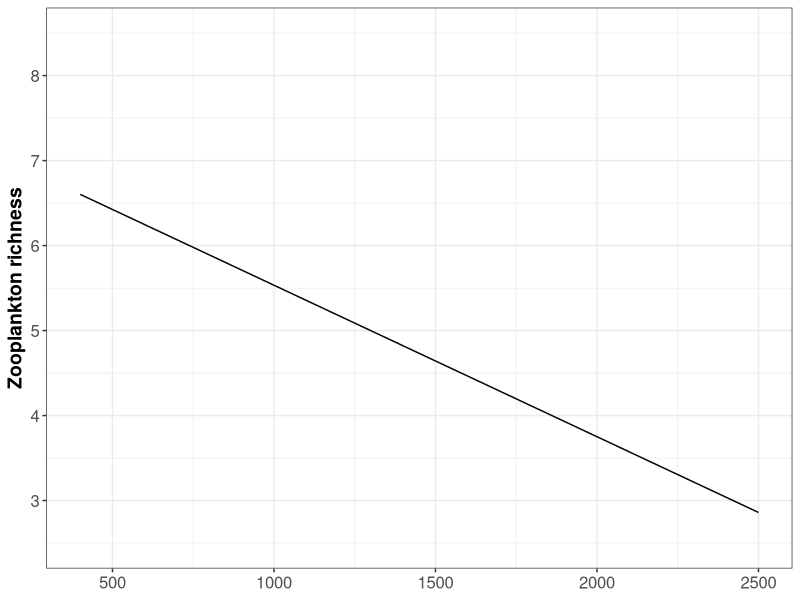
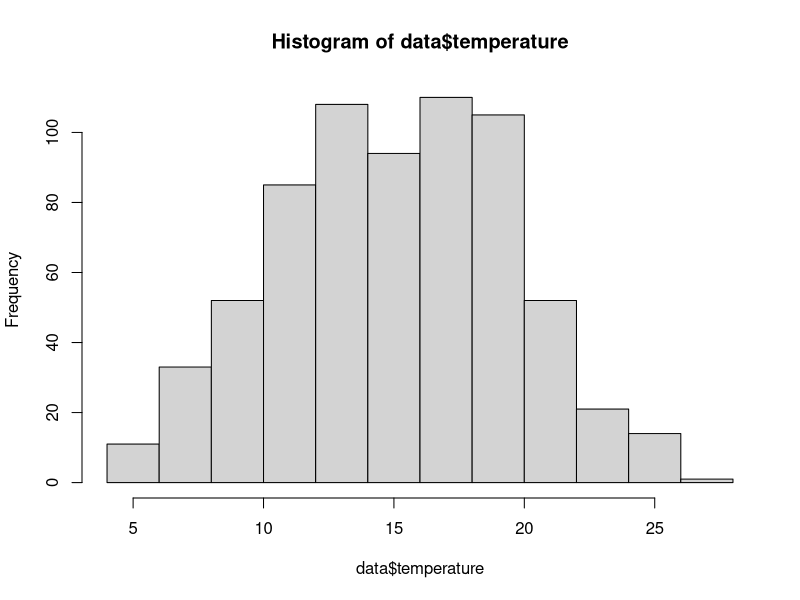
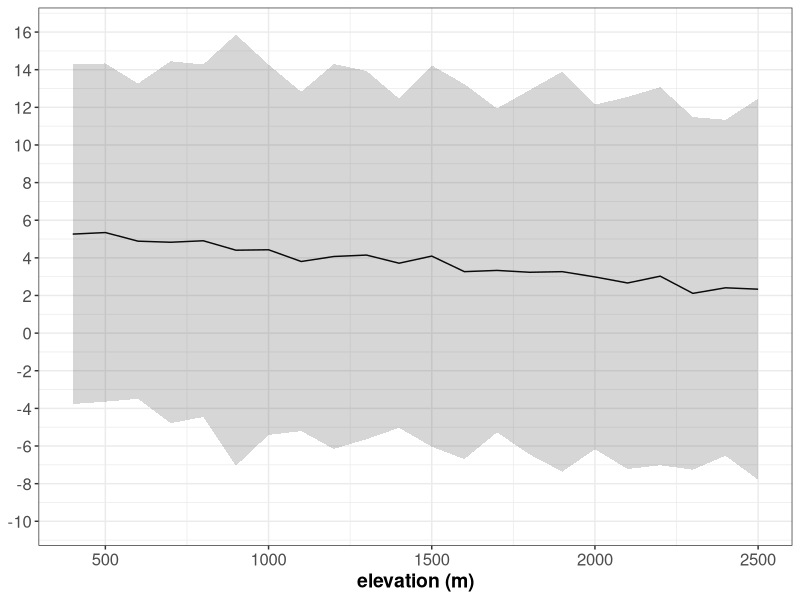
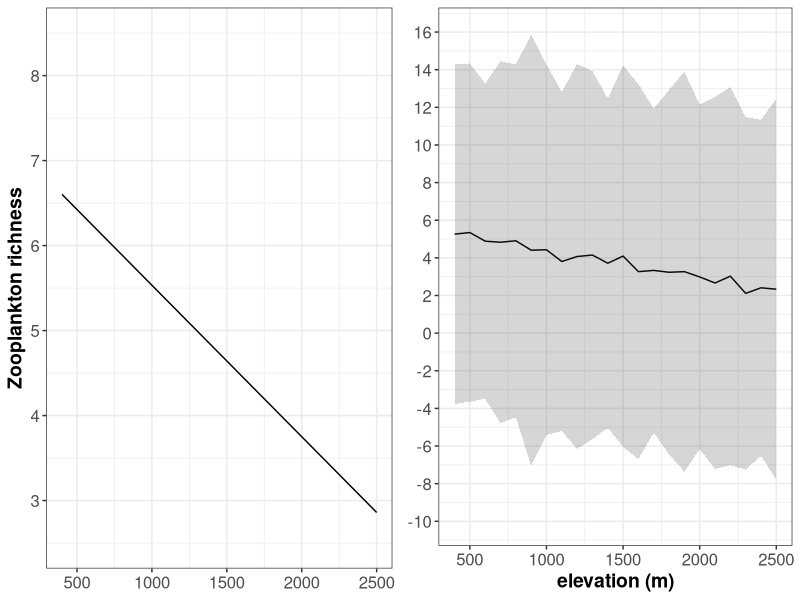
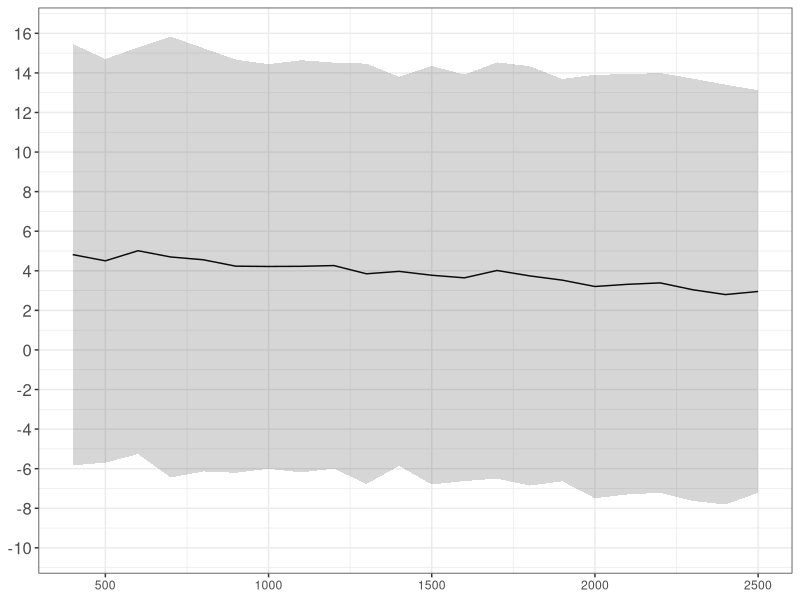
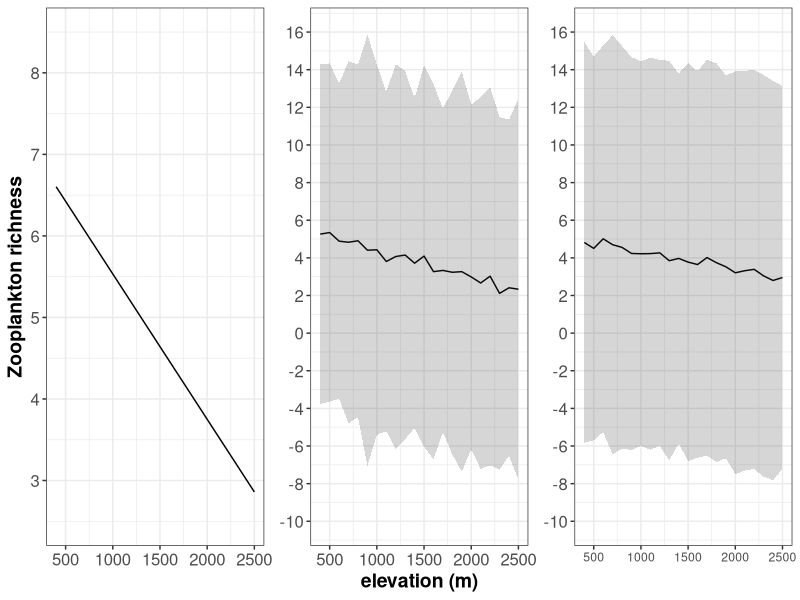
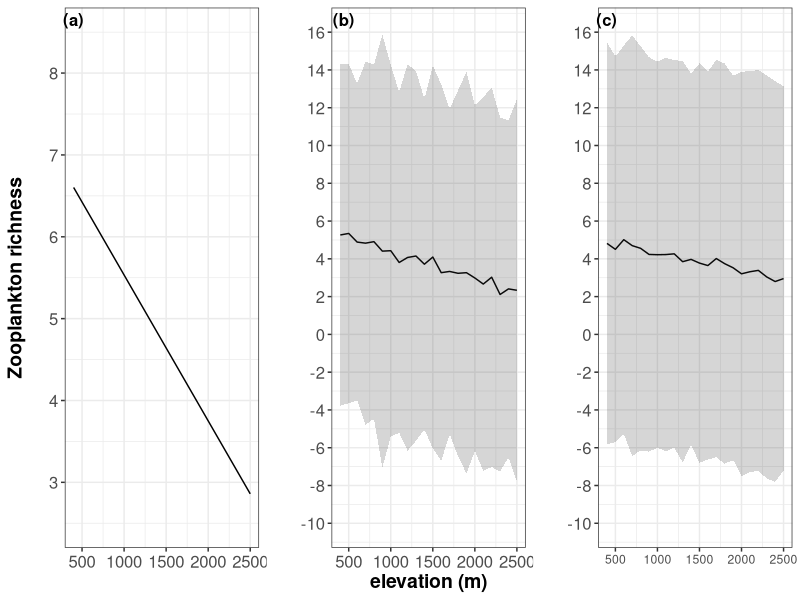
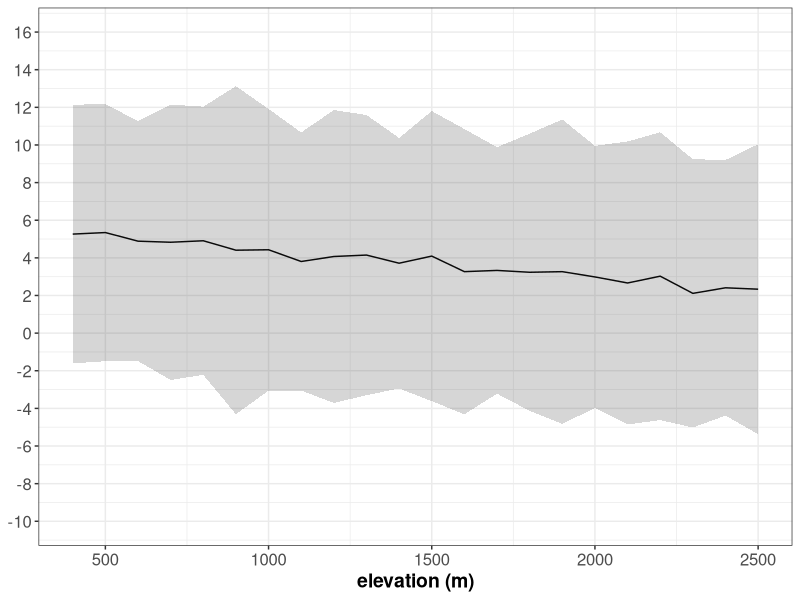

The R source for these figures, in order:
# setwd("G:/My Drive/collaborations/mountain lakes/working group/zooplankton diversity/model and database")

data<-read.csv("data/zoop_env_lake_surfaceonly_1.20.22.csv",header=T)
library(ggplot2)
library(gridExtra)
library(egg)
library(cowplot)

#derive equations
model5<-lm(richness~elevation,data=data); summary(model5)
model6<-lm(richness~elevation+temperature,data=data);summary(model6)
model7<-lm(richness~elevation+temperature+log(area),data=data);summary(model7)

####simulations
## null model 
elev <-seq(400,2500,100)
pred.rich<-predict(model5,list(elevation=elev))
rich.null<-as.data.frame(cbind(elev, pred.rich))

plot_null= ggplot(rich.null, aes(x=elev, y=pred.rich)) +
  geom_line(aes(y=pred.rich))+theme_bw()+labs(y="Zooplankton richness") +
  theme(axis.text=element_text(size=12),axis.title=element_text(size=14,face="bold"),title = element_text(size=14,face="bold"))+
  theme(axis.title.x=element_blank())+
  scale_y_continuous(limits=c(2.5,8.5),breaks=seq(3,8,1))

plot(plot_null)

## model with temp (Model1)
hist(data$temperature)  #yes, normal

rich.model1<- matrix(nrow=22, ncol=100) #test w n=100 for now
for (i in 1:22)
  for(j in 1:100)
  {
    temp<-rnorm(100,4.5,26.2) #absolute max and min from full data set)
    rich.model1[i,j]=(-0.0012392*elev[i])+(0.138707*temp[j])+4.8218508 # manual entry from model6
  }

rich.model1.mean = as.matrix(rowMeans(rich.model1))
rich.model1.std = as.matrix(apply(rich.model1,1,sd, na.rm=T))
rich.model1 = as.data.frame(cbind(elev,rich.model1.mean,rich.model1.std))
colnames(rich.model1)= c("elevation", "rich.model1.mean","rich.model1.std")

plot_model1 = ggplot(rich.model1, aes(x=elevation, y=rich.model1.mean)) +
  geom_line(aes(y=rich.model1.mean))+theme_bw()+labs(x="elevation (m)")+labs(y="Zooplankton richness") +
  geom_ribbon(data=rich.model1, aes(x=elevation, ymin=rich.model1.mean-rich.model1.std*2.576, ymax=rich.model1.mean+rich.model1.std*2.576), alpha=0.2) + #99% confidence interval
  theme(axis.title.y=element_blank(), axis.text.y=element_text(size=12),
        axis.text.x = element_text(size=12),axis.title.x = element_text(size=14,face="bold"),
        title = element_text(size=14,face="bold"))+
  scale_y_continuous(limits=c(-10,16),breaks=seq(-10,16,2))

plot(plot_model1)

grid.arrange(plot_null,plot_model1, ncol=2)


## model with temp + surface area (Model2)
rich.model2<- array(dim=c(22,25,25))

for (i in 1:22) 
  for(j in 1:25) 
    for(k in 1:25)
    {
      temp<-rnorm(25,4.5,26.2) #absolute max and min from full data set)
      area<-runif(25,min=0.2,max=1393.5) #5th and 95th percentiles, normal dist was skewed (from full data set)
      area=log(area) #area logged to be consistent with GLM
      rich.model2[i,j,k]=(-0.0009319*elev[i])+(0.155*temp[j])+(0.105*area[k])+3.943 # manual entry from model7
    }

rich.model2.mean = as.matrix(rowMeans(rich.model2))
rich.model2.std = as.matrix(apply(rich.model2,1,sd, na.rm=T))
rich.model2 = as.data.frame(cbind(elev,rich.model2.mean,rich.model2.std))
colnames(rich.model2)= c("elevation", "rich.model2.mean","rich.model2.std")

plot_model2 = ggplot(rich.model2, aes(x=elevation, y=rich.model2.mean)) +
  geom_line(aes(y=rich.model2.mean))+theme_bw()+
  geom_ribbon(data=rich.model2, aes(x=elevation, ymin=rich.model2.mean-rich.model2.std*2.576, ymax=rich.model2.mean+rich.model2.std*2.576), alpha=0.2) + #99% confidence interval
  theme(axis.title.y=element_blank(), axis.title.x=element_blank(),axis.text.y=element_text(size=12),
        title = element_text(size=14,face="bold"))+
  scale_y_continuous(limits=c(-10,16),breaks=seq(-10,16,2))

plot(plot_model2)


ggarrange(plot_null,plot_model1,plot_model2,ncol=3) #equal width panels from package 'egg'

panel<-plot_grid(plot_null,plot_model1,plot_model2,label_size=12,hjust=-3,vjust=2,align="hv",nrow=1,labels=c("(a)","(b)","(c)"))
panel


#### repeat figs w 95% CI
plot_model1 = ggplot(rich.model1, aes(x=elevation, y=rich.model1.mean)) +
  geom_line(aes(y=rich.model1.mean))+theme_bw()+labs(x="elevation (m)")+labs(y="Zooplankton richness") +
  geom_ribbon(data=rich.model1, aes(x=elevation, ymin=rich.model1.mean-rich.model1.std*1.96, ymax=rich.model1.mean+rich.model1.std*1.96), alpha=0.2) + #95% confidence interval
  theme(axis.title.y=element_blank(), axis.text.y=element_text(size=12),
        axis.text.x = element_text(size=12),axis.title.x = element_text(size=14,face="bold"),
        title = element_text(size=14,face="bold"))+
  scale_y_continuous(limits=c(-10,16),breaks=seq(-10,16,2))

plot(plot_model1)


plot_model2 = ggplot(rich.model2, aes(x=elevation, y=rich.model2.mean)) +
  geom_line(aes(y=rich.model2.mean))+theme_bw()+
  geom_ribbon(data=rich.model2, aes(x=elevation, ymin=rich.model2.mean-rich.model2.std*1.96, ymax=rich.model2.mean+rich.model2.std*1.96), alpha=0.2) + #95% confidence interval
  theme(axis.title.y=element_blank(), axis.title.x=element_blank(),axis.text.y=element_text(size=12),
        title = element_text(size=14,face="bold"))+
  scale_y_continuous(limits=c(-10,16),breaks=seq(-10,16,2))

plot(plot_model2)


ggarrange(plot_null,plot_model1,plot_model2,ncol=3) #equal width panels from package 'egg'

panel<-plot_grid(plot_null,plot_model1,plot_model2,label_size=12,hjust=-3,vjust=2,align="hv",nrow=1,labels=c("(a)","(b)","(c)"))
panel
